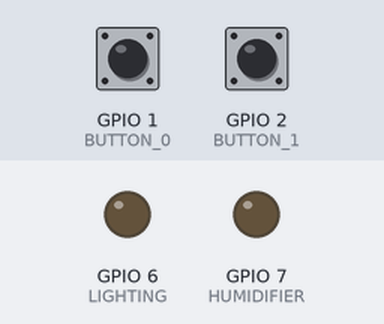
Bench run of a sketch on a simulated ESP32-S3. Shown: output pins drawn as LEDs (lit = HIGH). Dashed ring = blinking. The test bench sets the inputs (shaded band); at power-on: GPIO 1 (BUTTON_0) HIGH, GPIO 2 (BUTTON_1) HIGH.

Above: at 1.2 s.
1.3 s: GPIO 1 (BUTTON_0) pulled LOW for 1 s
At 1.55 s:
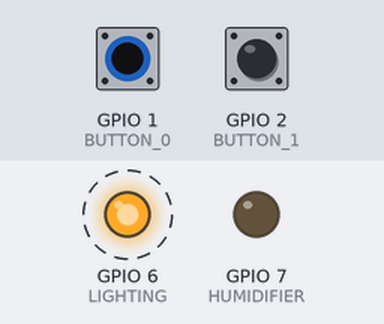
4.3 s: GPIO 2 (BUTTON_1) pulled LOW for 0.15 s
At 4.37 s:
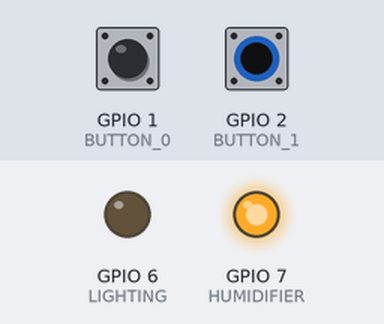
5.9 s: GPIO 2 (BUTTON_1) pulled LOW for 3.2 s
At 10.2 s:
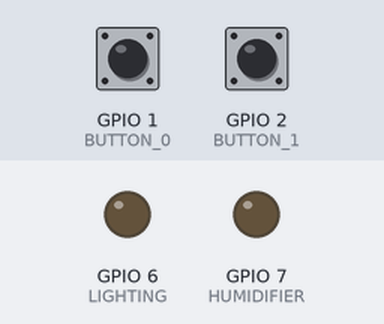
10.6 s: GPIO 1 (BUTTON_0) pulled LOW for 3.2 s
At 10.85 s:
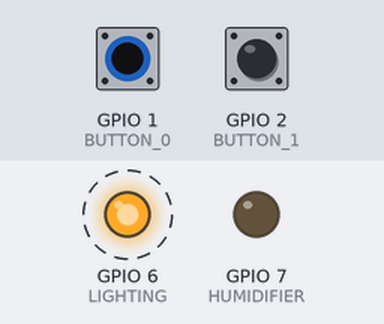
15.3 s: GPIO 1 (BUTTON_0) driven LOW and GPIO 2 (BUTTON_1) driven LOW
At 15.55 s:
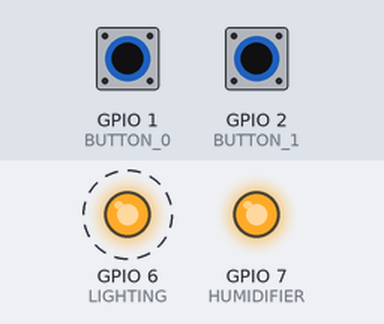
Timing chart, 0 to 19.3 s (numbered marks = the images above; inputs shaded):
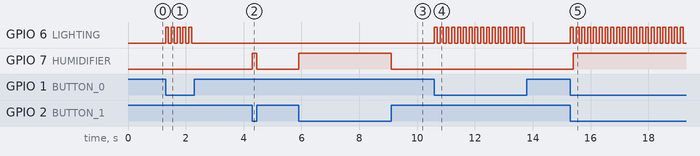

The sketch:

buttons_pulldown.ino
```cpp
int BUTTON_0 = 1;
int BUTTON_1 = 2;
int LIGHTING = 6;
int HUMIDIFIER = 7;
bool button_0_state = false;
bool button_1_state = false;

void setup() {

  pinMode(BUTTON_0, INPUT_PULLUP);
  pinMode(BUTTON_1, INPUT_PULLUP);
  pinMode(LIGHTING, OUTPUT);
  pinMode(HUMIDIFIER, OUTPUT);

}

void loop() {
  if (digitalRead(BUTTON_0) == LOW) {
    button_0_state = !button_0_state;
    digitalWrite(LIGHTING, button_0_state);
    delay(100);
  }

  if (digitalRead(BUTTON_1) == LOW) {
    digitalWrite(HUMIDIFIER, HIGH);
  } else {
    digitalWrite(HUMIDIFIER, LOW);
  }
}
```

Measured:
- after the input at 1.3 s, GPIO 6 (LIGHTING): alternates HIGH for 0.10 s and LOW for 0.10 s, 10 changes in all, then stays LOW, starting at once
- after the input at 4.3 s, GPIO 7 (HUMIDIFIER): LOW → HIGH at once, → LOW 0.15 s later
- after the input at 5.9 s, GPIO 7 (HUMIDIFIER): LOW → HIGH at once, → LOW 3.2 s later
- after the input at 10.6 s, GPIO 6 (LIGHTING): alternates HIGH for 0.10 s and LOW for 0.10 s, 32 changes in all, then stays LOW, starting at once
- after the input at 15.3 s, GPIO 6 (LIGHTING): alternates HIGH for 0.10 s and LOW for 0.10 s, starting at once; GPIO 7 (HUMIDIFIER): LOW → HIGH after 0.10 s
